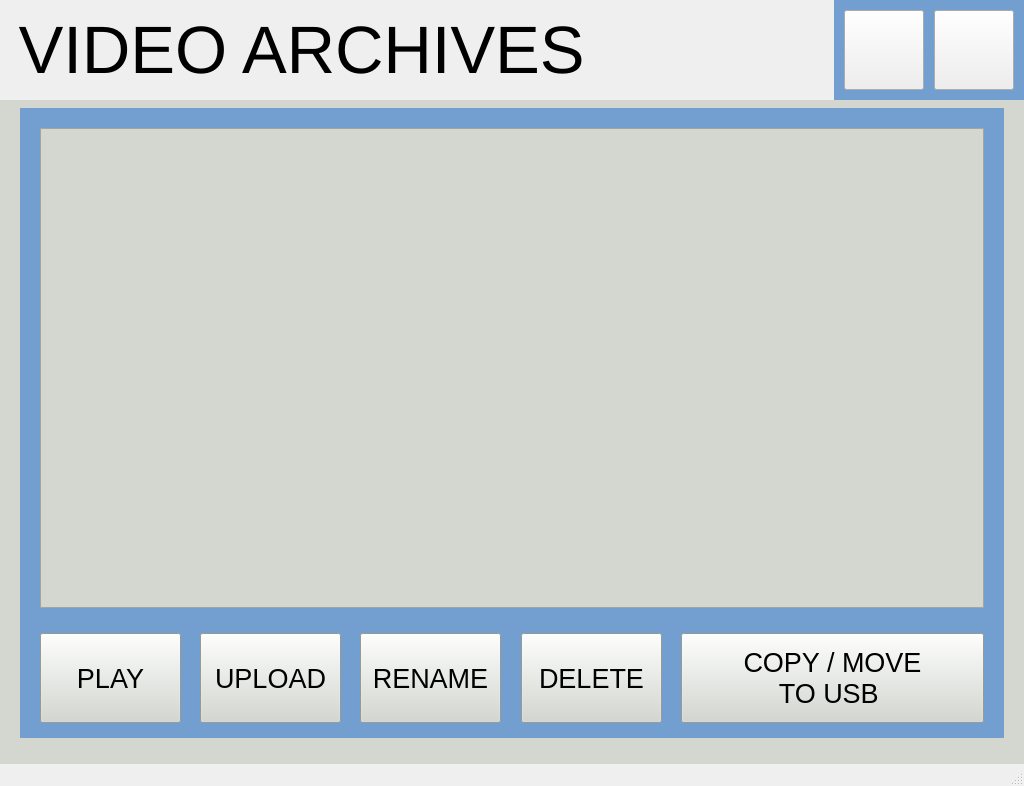
<?xml version="1.0" encoding="UTF-8"?>
<ui version="4.0">
 <class>VideoArchiveWindow</class>
 <widget class="QMainWindow" name="VideoArchiveWindow">
  <property name="geometry">
   <rect>
    <x>0</x>
    <y>0</y>
    <width>1024</width>
    <height>786</height>
   </rect>
  </property>
  <property name="windowTitle">
   <string>MainWindow</string>
  </property>
  <widget class="QWidget" name="centralwidget">
   <widget class="QLabel" name="label_heading">
    <property name="geometry">
     <rect>
      <x>0</x>
      <y>0</y>
      <width>1024</width>
      <height>100</height>
     </rect>
    </property>
    <property name="font">
     <font>
      <pointsize>50</pointsize>
     </font>
    </property>
    <property name="styleSheet">
     <string notr="true"/>
    </property>
    <property name="text">
     <string> VIDEO ARCHIVES</string>
    </property>
   </widget>
   <widget class="QLabel" name="label_Date">
    <property name="geometry">
     <rect>
      <x>1120</x>
      <y>730</y>
      <width>150</width>
      <height>22</height>
     </rect>
    </property>
    <property name="font">
     <font>
      <pointsize>12</pointsize>
     </font>
    </property>
    <property name="text">
     <string/>
    </property>
   </widget>
   <widget class="QLabel" name="label_button">
    <property name="geometry">
     <rect>
      <x>834</x>
      <y>0</y>
      <width>190</width>
      <height>100</height>
     </rect>
    </property>
    <property name="styleSheet">
     <string notr="true">background-color: rgb(114, 159, 207);</string>
    </property>
    <property name="text">
     <string/>
    </property>
   </widget>
   <widget class="QLabel" name="label_Time">
    <property name="geometry">
     <rect>
      <x>1120</x>
      <y>730</y>
      <width>150</width>
      <height>22</height>
     </rect>
    </property>
    <property name="font">
     <font>
      <pointsize>12</pointsize>
     </font>
    </property>
    <property name="text">
     <string/>
    </property>
   </widget>
   <widget class="QStackedWidget" name="stackedWidget">
    <property name="geometry">
     <rect>
      <x>0</x>
      <y>100</y>
      <width>1024</width>
      <height>710</height>
     </rect>
    </property>
    <property name="styleSheet">
     <string notr="true">background-color: rgb(211, 215, 207);</string>
    </property>
    <widget class="QWidget" name="page">
     <widget class="QLabel" name="label_info">
      <property name="geometry">
       <rect>
        <x>20</x>
        <y>8</y>
        <width>984</width>
        <height>630</height>
       </rect>
      </property>
      <property name="styleSheet">
       <string notr="true">background-color: rgb(114, 159, 207);</string>
      </property>
      <property name="text">
       <string/>
      </property>
     </widget>
     <widget class="QTreeView" name="treeView">
      <property name="geometry">
       <rect>
        <x>40</x>
        <y>28</y>
        <width>944</width>
        <height>480</height>
       </rect>
      </property>
      <property name="font">
       <font>
        <pointsize>20</pointsize>
       </font>
      </property>
      <attribute name="headerDefaultSectionSize">
       <number>300</number>
      </attribute>
     </widget>
     <widget class="QPushButton" name="pushButton_play">
      <property name="geometry">
       <rect>
        <x>40</x>
        <y>533</y>
        <width>141</width>
        <height>90</height>
       </rect>
      </property>
      <property name="font">
       <font>
        <pointsize>20</pointsize>
        <weight>50</weight>
        <bold>false</bold>
       </font>
      </property>
      <property name="text">
       <string>PLAY</string>
      </property>
      <property name="icon">
       <iconset resource="icons.qrc">
        <normaloff>:/new/icons/play-button.png</normaloff>:/new/icons/play-button.png</iconset>
      </property>
      <property name="iconSize">
       <size>
        <width>30</width>
        <height>30</height>
       </size>
      </property>
     </widget>
     <widget class="QPushButton" name="pushButton_upload">
      <property name="geometry">
       <rect>
        <x>200</x>
        <y>533</y>
        <width>141</width>
        <height>90</height>
       </rect>
      </property>
      <property name="font">
       <font>
        <pointsize>20</pointsize>
        <weight>50</weight>
        <bold>false</bold>
       </font>
      </property>
      <property name="text">
       <string>UPLOAD</string>
      </property>
      <property name="icon">
       <iconset resource="icons.qrc">
        <normaloff>:/new/icons/upload.png</normaloff>:/new/icons/upload.png</iconset>
      </property>
      <property name="iconSize">
       <size>
        <width>25</width>
        <height>25</height>
       </size>
      </property>
     </widget>
     <widget class="QPushButton" name="pushButton_rename">
      <property name="geometry">
       <rect>
        <x>360</x>
        <y>533</y>
        <width>141</width>
        <height>90</height>
       </rect>
      </property>
      <property name="font">
       <font>
        <pointsize>20</pointsize>
        <weight>50</weight>
        <bold>false</bold>
       </font>
      </property>
      <property name="text">
       <string>RENAME</string>
      </property>
      <property name="icon">
       <iconset resource="icons.qrc">
        <normaloff>:/new/icons/edit.png</normaloff>:/new/icons/edit.png</iconset>
      </property>
      <property name="iconSize">
       <size>
        <width>24</width>
        <height>24</height>
       </size>
      </property>
     </widget>
     <widget class="QPushButton" name="pushButton_copy_move">
      <property name="geometry">
       <rect>
        <x>681</x>
        <y>533</y>
        <width>303</width>
        <height>90</height>
       </rect>
      </property>
      <property name="font">
       <font>
        <pointsize>20</pointsize>
        <weight>50</weight>
        <bold>false</bold>
       </font>
      </property>
      <property name="text">
       <string>COPY / MOVE
TO USB </string>
      </property>
      <property name="icon">
       <iconset resource="icons.qrc">
        <normaloff>:/new/icons/usb-drive.png</normaloff>:/new/icons/usb-drive.png</iconset>
      </property>
      <property name="iconSize">
       <size>
        <width>30</width>
        <height>30</height>
       </size>
      </property>
     </widget>
     <widget class="QPushButton" name="pushButton_delete">
      <property name="geometry">
       <rect>
        <x>521</x>
        <y>533</y>
        <width>141</width>
        <height>90</height>
       </rect>
      </property>
      <property name="font">
       <font>
        <pointsize>20</pointsize>
        <weight>50</weight>
        <bold>false</bold>
       </font>
      </property>
      <property name="text">
       <string>DELETE</string>
      </property>
      <property name="icon">
       <iconset resource="icons.qrc">
        <normaloff>:/new/icons/bin.png</normaloff>:/new/icons/bin.png</iconset>
      </property>
      <property name="iconSize">
       <size>
        <width>25</width>
        <height>25</height>
       </size>
      </property>
     </widget>
    </widget>
    <widget class="QWidget" name="page_2">
     <widget class="QTreeView" name="treeView_2">
      <property name="geometry">
       <rect>
        <x>40</x>
        <y>28</y>
        <width>944</width>
        <height>480</height>
       </rect>
      </property>
      <property name="font">
       <font>
        <pointsize>20</pointsize>
       </font>
      </property>
     </widget>
     <widget class="QLabel" name="label_info_2">
      <property name="geometry">
       <rect>
        <x>20</x>
        <y>8</y>
        <width>984</width>
        <height>630</height>
       </rect>
      </property>
      <property name="styleSheet">
       <string notr="true">background-color: rgb(114, 159, 207);</string>
      </property>
      <property name="text">
       <string/>
      </property>
     </widget>
     <widget class="QLabel" name="label_copy">
      <property name="geometry">
       <rect>
        <x>40</x>
        <y>530</y>
        <width>371</width>
        <height>81</height>
       </rect>
      </property>
      <property name="font">
       <font>
        <pointsize>11</pointsize>
       </font>
      </property>
      <property name="styleSheet">
       <string notr="true">background-color: rgb(114, 159, 207);</string>
      </property>
      <property name="text">
       <string/>
      </property>
     </widget>
     <widget class="QPushButton" name="pushButton_copy">
      <property name="geometry">
       <rect>
        <x>523</x>
        <y>533</y>
        <width>141</width>
        <height>90</height>
       </rect>
      </property>
      <property name="font">
       <font>
        <pointsize>20</pointsize>
        <weight>50</weight>
        <bold>false</bold>
       </font>
      </property>
      <property name="text">
       <string>COPY</string>
      </property>
      <property name="icon">
       <iconset resource="icons.qrc">
        <normaloff>:/new/icons/copy.png</normaloff>:/new/icons/copy.png</iconset>
      </property>
      <property name="iconSize">
       <size>
        <width>25</width>
        <height>25</height>
       </size>
      </property>
     </widget>
     <widget class="QPushButton" name="pushButton_move">
      <property name="geometry">
       <rect>
        <x>683</x>
        <y>533</y>
        <width>141</width>
        <height>90</height>
       </rect>
      </property>
      <property name="font">
       <font>
        <pointsize>20</pointsize>
        <weight>50</weight>
        <bold>false</bold>
       </font>
      </property>
      <property name="text">
       <string>MOVE</string>
      </property>
      <property name="icon">
       <iconset resource="icons.qrc">
        <normaloff>:/new/icons/send.png</normaloff>:/new/icons/send.png</iconset>
      </property>
      <property name="iconSize">
       <size>
        <width>25</width>
        <height>25</height>
       </size>
      </property>
     </widget>
     <widget class="QPushButton" name="pushButton_delete_2">
      <property name="geometry">
       <rect>
        <x>843</x>
        <y>533</y>
        <width>141</width>
        <height>90</height>
       </rect>
      </property>
      <property name="font">
       <font>
        <pointsize>20</pointsize>
        <weight>50</weight>
        <bold>false</bold>
       </font>
      </property>
      <property name="text">
       <string>DELETE</string>
      </property>
      <property name="icon">
       <iconset resource="icons.qrc">
        <normaloff>:/new/icons/bin.png</normaloff>:/new/icons/bin.png</iconset>
      </property>
      <property name="iconSize">
       <size>
        <width>25</width>
        <height>25</height>
       </size>
      </property>
     </widget>
     <zorder>label_info_2</zorder>
     <zorder>treeView_2</zorder>
     <zorder>label_copy</zorder>
     <zorder>pushButton_copy</zorder>
     <zorder>pushButton_move</zorder>
     <zorder>pushButton_delete_2</zorder>
    </widget>
   </widget>
   <widget class="QPushButton" name="pushButton_home_button">
    <property name="geometry">
     <rect>
      <x>844</x>
      <y>10</y>
      <width>80</width>
      <height>80</height>
     </rect>
    </property>
    <property name="styleSheet">
     <string notr="true">image: url(:/new/icons/home-button.png);</string>
    </property>
    <property name="text">
     <string/>
    </property>
   </widget>
   <widget class="QPushButton" name="pushButton_return">
    <property name="geometry">
     <rect>
      <x>934</x>
      <y>10</y>
      <width>80</width>
      <height>80</height>
     </rect>
    </property>
    <property name="styleSheet">
     <string notr="true">image: url(:/new/icons/back-arrow.png);</string>
    </property>
    <property name="text">
     <string/>
    </property>
   </widget>
  </widget>
  <widget class="QStatusBar" name="statusbar"/>
 </widget>
 <resources>
  <include location="icons.qrc"/>
 </resources>
 <connections/>
</ui>
